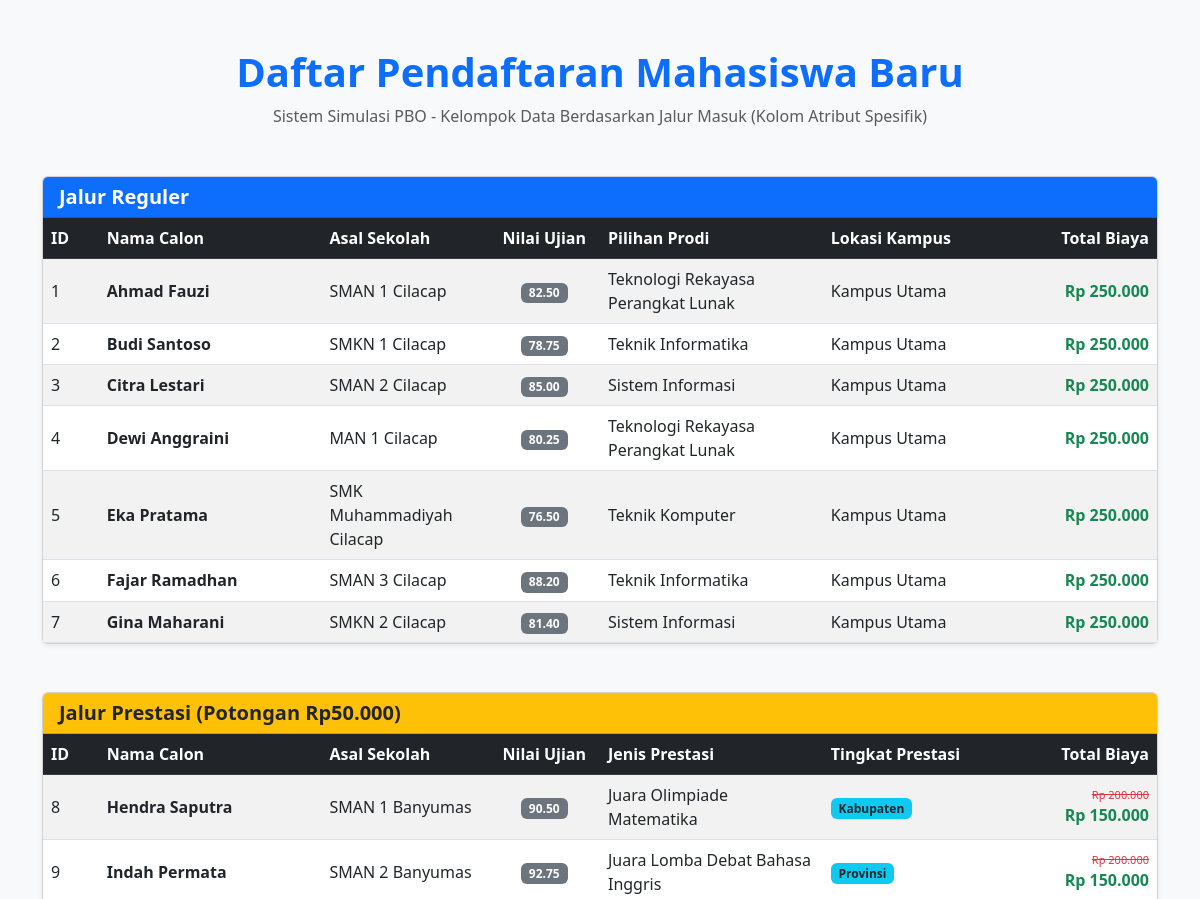
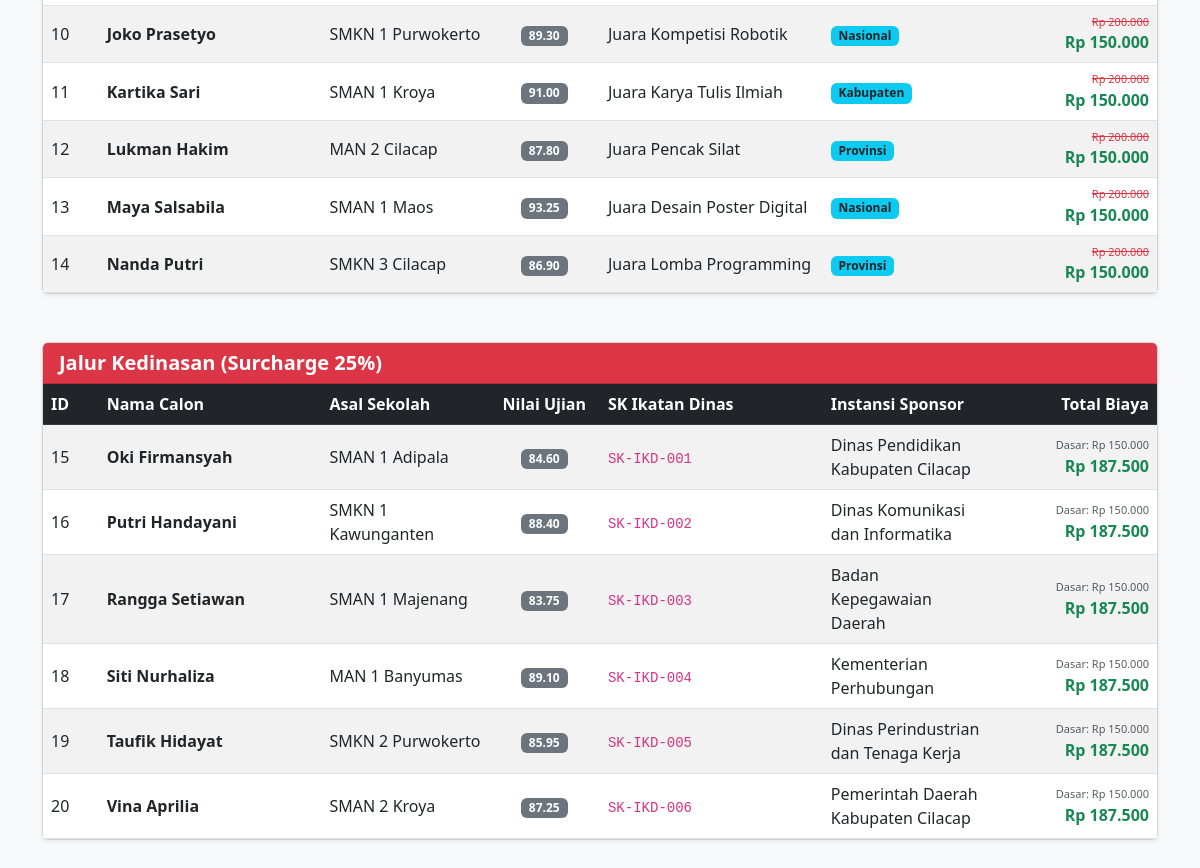
The page / on the database its author committed (2 pictures, top to bottom).
### tables this page shows
CREATE TABLE `tabel_pendaftaran` (
  `id_pendaftaran` int NOT NULL,
  `nama_calon` varchar(100) NOT NULL,
  `asal_sekolah` varchar(100) NOT NULL,
  `nilai_ujian` decimal(5,2) NOT NULL,
  `biaya_pendaftaran_dasar` decimal(12,2) NOT NULL,
  `jalur_pendaftaran` enum('Reguler','Prestasi','Kedinasan') NOT NULL,
  `pilihan_prodi` varchar(100) DEFAULT NULL,
  `lokasi_kampus` varchar(100) DEFAULT NULL,
  `jenis_prestasi` varchar(100) DEFAULT NULL,
  `tingkat_prestasi` varchar(100) DEFAULT NULL,
  `sk_ikatan_dinas` varchar(100) DEFAULT NULL,
  `instansi_sponsor` varchar(100) DEFAULT NULL
);

### PendaftaranReguler.php (called while the page is built, shortened)
<?php
require_once "Pendaftaran.php";
class PendaftaranReguler extends Pendaftaran
{
    public function hitungTotalBiaya()
    {
        return $this->biayaPendaftaranDasar;
    }
    public static function getDaftarReguler($db)
    {
        $query = "SELECT * FROM tabel_pendaftaran
                  WHERE jalur_pendaftaran = 'Reguler'";
        $stmt = $db->prepare($query);
        $stmt->execute();
        return $stmt->fetchAll(PDO::FETCH_ASSOC);
    }
}
?>

### Pendaftaran.php (called while the page is built, shortened)
<?php
abstract class Pendaftaran
{
    public function __construct($id_pendaftaran, $nama_calon, $asal_sekolah, $nilai_ujian, $biaya_pendaftaran_dasar)
    {
        $this->biayaPendaftaranDasar = $biaya_pendaftaran_dasar;
    }
}
?>

### PendaftaranPrestasi.php (called while the page is built, shortened)
<?php
require_once "Pendaftaran.php";
class PendaftaranPrestasi extends Pendaftaran
{
    public function hitungTotalBiaya()
    {
        return $this->biayaPendaftaranDasar - 50000;
    }
    public static function getDaftarPrestasi($db)
    {
        $query = "SELECT * FROM tabel_pendaftaran
                  WHERE jalur_pendaftaran = 'Prestasi'";
        $stmt = $db->prepare($query);
        $stmt->execute();
        return $stmt->fetchAll(PDO::FETCH_ASSOC);
    }
}
?>

### PendaftaranKedinasan.php (called while the page is built, shortened)
<?php
require_once "Pendaftaran.php";
class PendaftaranKedinasan extends Pendaftaran
{
    public function hitungTotalBiaya()
    {
        return $this->biayaPendaftaranDasar * 1.25;
    }
    public static function getDaftarKedinasan($db)
    {
        $query = "SELECT * FROM tabel_pendaftaran
                  WHERE jalur_pendaftaran = 'Kedinasan'";
        $stmt = $db->prepare($query);
        $stmt->execute();
        return $stmt->fetchAll(PDO::FETCH_ASSOC);
    }
}
?>

### index.php (the view, shortened to what this page needs)
<?php
require_once "Pendaftaran.php";
require_once "PendaftaranReguler.php";
require_once "PendaftaranPrestasi.php";
require_once "PendaftaranKedinasan.php";
$database = new Database();
$db = $database->getKoneksi();
$dataReguler = PendaftaranReguler::getDaftarReguler($db);
$dataPrestasi = PendaftaranPrestasi::getDaftarPrestasi($db);
$dataKedinasan = PendaftaranKedinasan::getDaftarKedinasan($db);
function formatRupiah($angka) {
    return "Rp " . number_format($angka, 0, ',', '.');
}
?>
<!DOCTYPE html>
<html lang="id">
<head>
    <link href="https://cdn.jsdelivr.net/npm/bootstrap@5.3.0/dist/css/bootstrap.min.css" rel="stylesheet">
</head>
<body class="bg-light">
<div class="container my-5">
    <div class="text-center mb-5">
        <h1 class="fw-bold text-primary">Daftar Pendaftaran Mahasiswa Baru</h1>
        <p class="text-muted">Sistem Simulasi PBO - Kelompok Data Berdasarkan Jalur Masuk (Kolom Atribut Spesifik)</p>
    </div>
    <div class="card shadow-sm mb-5">
        <div class="card-header bg-primary text-white">
            <h5 class="card-title mb-0 fw-semibold">Jalur Reguler</h5>
        </div>
        <div class="card-body p-0">
            <div class="table-responsive">
                <table class="table table-striped table-hover mb-0 align-middle">
                    <thead class="table-dark">
                        <tr>
                            <th width="5%">ID</th>
                            <th width="20%">Nama Calon</th>
                            <th width="15%">Asal Sekolah</th>
                            <th width="10%" class="text-center">Nilai Ujian</th>
                            <th width="20%">Pilihan Prodi</th>
                            <th width="15%">Lokasi Kampus</th>
                            <th width="15%" class="text-end">Total Biaya</th>
                        </tr>
                    </thead>
                    <tbody>
                        <?php if (empty($dataReguler)): ?>
                            <tr><td colspan="7" class="text-center text-muted py-3">Tidak ada data pendaftaran reguler.</td></tr>
                        <?php else: ?>
                            <?php foreach ($dataReguler as $row):
                                $mhs = new PendaftaranReguler(
                                    $row['id_pendaftaran'],
                                    $row['nama_calon'],
                                    $row['asal_sekolah'],
                                    $row['nilai_ujian'],
                                    $row['biaya_pendaftaran_dasar'],
                                    $row['pilihan_prodi'],
                                    $row['lokasi_kampus']
                                );
                            ?>
                                <tr>
                                    <td><?= $row['id_pendaftaran']; ?></td>
                                    <td class="fw-bold"><?= htmlspecialchars($row['nama_calon']); ?></td>
                                    <td><?= htmlspecialchars($row['asal_sekolah']); ?></td>
                                    <td class="text-center"><span class="badge bg-secondary"><?= $row['nilai_ujian']; ?></span></td>
                                    <td><?= htmlspecialchars($row['pilihan_prodi']); ?></td>
                                    <td><?= htmlspecialchars($row['lokasi_kampus']); ?></td>
                                    <td class="text-end fw-bold text-success"><?= formatRupiah($mhs->hitungTotalBiaya()); ?></td>
                                </tr>
                            <?php endforeach; ?>
                        <?php endif; ?>
                    </tbody>
                </table>
            </div>
        </div>
    </div>
    <div class="card shadow-sm mb-5">
        <div class="card-header bg-warning text-dark">
            <h5 class="card-title mb-0 fw-semibold">Jalur Prestasi (Potongan Rp50.000)</h5>
        </div>
        <div class="card-body p-0">
            <div class="table-responsive">
                <table class="table table-striped table-hover mb-0 align-middle">
                    <thead class="table-dark">
                        <tr>
                            <th width="5%">ID</th>
                            <th width="20%">Nama Calon</th>
                            <th width="15%">Asal Sekolah</th>
                            <th width="10%" class="text-center">Nilai Ujian</th>
                            <th width="20%">Jenis Prestasi</th>
                            <th width="15%">Tingkat Prestasi</th>
                            <th width="15%" class="text-end">Total Biaya</th>
                        </tr>
                    </thead>
                    <tbody>
                        <?php if (empty($dataPrestasi)): ?>
                            <tr><td colspan="7" class="text-center text-muted py-3">Tidak ada data pendaftaran prestasi.</td></tr>
                        <?php else: ?>
                            <?php foreach ($dataPrestasi as $row):
                                $mhs = new PendaftaranPrestasi(
                                    $row['id_pendaftaran'],
                                    $row['nama_calon'],
                                    $row['asal_sekolah'],
                                    $row['nilai_ujian'],
                                    $row['biaya_pendaftaran_dasar'],
                                    $row['jenis_prestasi'],
                                    $row['tingkat_prestasi']
                                );
                            ?>
                                <tr>
                                    <td><?= $row['id_pendaftaran']; ?></td>
                                    <td class="fw-bold"><?= htmlspecialchars($row['nama_calon']); ?></td>
                                    <td><?= htmlspecialchars($row['asal_sekolah']); ?></td>
                                    <td class="text-center"><span class="badge bg-secondary"><?= $row['nilai_ujian']; ?></span></td>
                                    <td><?= htmlspecialchars($row['jenis_prestasi']); ?></td>
                                    <td><span class="badge bg-info text-dark"><?= htmlspecialchars($row['tingkat_prestasi']); ?></span></td>
                                    <td class="text-end fw-bold text-success">
                                        <del class="text-danger small fw-normal d-block" style="font-size: 11px;"><?= formatRupiah($row['biaya_pendaftaran_dasar']); ?></del>
                                        <?= formatRupiah($mhs->hitungTotalBiaya()); ?>
                                    </td>
                                </tr>
                            <?php endforeach; ?>
                        <?php endif; ?>
                    </tbody>
                </table>
            </div>
        </div>
    </div>
    <div class="card shadow-sm mb-5">
        <div class="card-header bg-danger text-white">
            <h5 class="card-title mb-0 fw-semibold">Jalur Kedinasan (Surcharge 25%)</h5>
        </div>
        <div class="card-body p-0">
            <div class="table-responsive">
                <table class="table table-striped table-hover mb-0 align-middle">
                    <thead class="table-dark">
                        <tr>
                            <th width="5%">ID</th>
                            <th width="20%">Nama Calon</th>
                            <th width="15%">Asal Sekolah</th>
                            <th width="10%" class="text-center">Nilai Ujian</th>
                            <th width="20%">SK Ikatan Dinas</th>
                            <th width="15%">Instansi Sponsor</th>
                            <th width="15%" class="text-end">Total Biaya</th>
                        </tr>
                    </thead>
                    <tbody>
                        <?php if (empty($dataKedinasan)): ?>
                            <tr><td colspan="7" class="text-center text-muted py-3">Tidak ada data pendaftaran kedinasan.</td></tr>
                        <?php else: ?>
                            <?php foreach ($dataKedinasan as $row):
                                $mhs = new PendaftaranKedinasan(
                                    $row['id_pendaftaran'],
                                    $row['nama_calon'],
                                    $row['asal_sekolah'],
                                    $row['nilai_ujian'],
                                    $row['biaya_pendaftaran_dasar'],
                                    $row['sk_ikatan_dinas'],
                                    $row['instansi_sponsor']
                                );
                            ?>
                                <tr>
                                    <td><?= $row['id_pendaftaran']; ?></td>
                                    <td class="fw-bold"><?= htmlspecialchars($row['nama_calon']); ?></td>
                                    <td><?= htmlspecialchars($row['asal_sekolah']); ?></td>
                                    <td class="text-center"><span class="badge bg-secondary"><?= $row['nilai_ujian']; ?></span></td>
                                    <td><code><?= htmlspecialchars($row['sk_ikatan_dinas']); ?></code></td>
                                    <td><?= htmlspecialchars($row['instansi_sponsor']); ?></td>
                                    <td class="text-end fw-bold text-success">
                                        <span class="text-muted small fw-normal d-block" style="font-size: 11px;">Dasar: <?= formatRupiah($row['biaya_pendaftaran_dasar']); ?></span>
                                        <?= formatRupiah($mhs->hitungTotalBiaya()); ?>
                                    </td>
                                </tr>
                            <?php endforeach; ?>
                        <?php endif; ?>
                    </tbody>
                </table>
            </div>
        </div>
    </div>
</div>
</body>
</html>

### rows shown on the page
tabel_pendaftaran: id_pendaftaran "1", nama_calon "Ahmad Fauzi", asal_sekolah "SMAN 1 Cilacap", nilai_ujian "82.50", pilihan_prodi "Teknologi Rekayasa Perangkat Lunak", lokasi_kampus "Kampus Utama", biaya_pendaftaran_dasar "Rp 250.000"
tabel_pendaftaran: id_pendaftaran "2", nama_calon "Budi Santoso", asal_sekolah "SMKN 1 Cilacap", nilai_ujian "78.75", pilihan_prodi "Teknik Informatika", lokasi_kampus "Kampus Utama", biaya_pendaftaran_dasar "Rp 250.000"
tabel_pendaftaran: id_pendaftaran "3", nama_calon "Citra Lestari", asal_sekolah "SMAN 2 Cilacap", nilai_ujian "85.00", pilihan_prodi "Sistem Informasi", lokasi_kampus "Kampus Utama", biaya_pendaftaran_dasar "Rp 250.000"
tabel_pendaftaran: id_pendaftaran "4", nama_calon "Dewi Anggraini", asal_sekolah "MAN 1 Cilacap", nilai_ujian "80.25", pilihan_prodi "Teknologi Rekayasa Perangkat Lunak", lokasi_kampus "Kampus Utama", biaya_pendaftaran_dasar "Rp 250.000"
tabel_pendaftaran: id_pendaftaran "5", nama_calon "Eka Pratama", asal_sekolah "SMK Muhammadiyah Cilacap", nilai_ujian "76.50", pilihan_prodi "Teknik Komputer", lokasi_kampus "Kampus Utama", biaya_pendaftaran_dasar "Rp 250.000"
tabel_pendaftaran: id_pendaftaran "6", nama_calon "Fajar Ramadhan", asal_sekolah "SMAN 3 Cilacap", nilai_ujian "88.20", pilihan_prodi "Teknik Informatika", lokasi_kampus "Kampus Utama", biaya_pendaftaran_dasar "Rp 250.000"
tabel_pendaftaran: id_pendaftaran "7", nama_calon "Gina Maharani", asal_sekolah "SMKN 2 Cilacap", nilai_ujian "81.40", pilihan_prodi "Sistem Informasi", lokasi_kampus "Kampus Utama", biaya_pendaftaran_dasar "Rp 250.000"
tabel_pendaftaran: id_pendaftaran "8", nama_calon "Hendra Saputra", asal_sekolah "SMAN 1 Banyumas", nilai_ujian "90.50", jenis_prestasi "Juara Olimpiade Matematika", tingkat_prestasi "Kabupaten", biaya_pendaftaran_dasar "Rp 200.000", biaya_pendaftaran_dasar "Rp 150.000"
tabel_pendaftaran: id_pendaftaran "9", nama_calon "Indah Permata", asal_sekolah "SMAN 2 Banyumas", nilai_ujian "92.75", jenis_prestasi "Juara Lomba Debat Bahasa Inggris", tingkat_prestasi "Provinsi", biaya_pendaftaran_dasar "Rp 200.000", biaya_pendaftaran_dasar "Rp 150.000"
tabel_pendaftaran: id_pendaftaran "10", nama_calon "Joko Prasetyo", asal_sekolah "SMKN 1 Purwokerto", nilai_ujian "89.30", jenis_prestasi "Juara Kompetisi Robotik", tingkat_prestasi "Nasional", biaya_pendaftaran_dasar "Rp 200.000", biaya_pendaftaran_dasar "Rp 150.000"
tabel_pendaftaran: id_pendaftaran "11", nama_calon "Kartika Sari", asal_sekolah "SMAN 1 Kroya", nilai_ujian "91.00", jenis_prestasi "Juara Karya Tulis Ilmiah", tingkat_prestasi "Kabupaten", biaya_pendaftaran_dasar "Rp 200.000", biaya_pendaftaran_dasar "Rp 150.000"
tabel_pendaftaran: id_pendaftaran "12", nama_calon "Lukman Hakim", asal_sekolah "MAN 2 Cilacap", nilai_ujian "87.80", jenis_prestasi "Juara Pencak Silat", tingkat_prestasi "Provinsi", biaya_pendaftaran_dasar "Rp 200.000", biaya_pendaftaran_dasar "Rp 150.000"
tabel_pendaftaran: id_pendaftaran "13", nama_calon "Maya Salsabila", asal_sekolah "SMAN 1 Maos", nilai_ujian "93.25", jenis_prestasi "Juara Desain Poster Digital", tingkat_prestasi "Nasional", biaya_pendaftaran_dasar "Rp 200.000", biaya_pendaftaran_dasar "Rp 150.000"
tabel_pendaftaran: id_pendaftaran "14", nama_calon "Nanda Putri", asal_sekolah "SMKN 3 Cilacap", nilai_ujian "86.90", jenis_prestasi "Juara Lomba Programming", tingkat_prestasi "Provinsi", biaya_pendaftaran_dasar "Rp 200.000", biaya_pendaftaran_dasar "Rp 150.000"
tabel_pendaftaran: id_pendaftaran "15", nama_calon "Oki Firmansyah", asal_sekolah "SMAN 1 Adipala", nilai_ujian "84.60", sk_ikatan_dinas "SK-IKD-001", instansi_sponsor "Dinas Pendidikan Kabupaten Cilacap", biaya_pendaftaran_dasar "Rp 150.000", biaya_pendaftaran_dasar "Rp 187.500"
tabel_pendaftaran: id_pendaftaran "16", nama_calon "Putri Handayani", asal_sekolah "SMKN 1 Kawunganten", nilai_ujian "88.40", sk_ikatan_dinas "SK-IKD-002", instansi_sponsor "Dinas Komunikasi dan Informatika", biaya_pendaftaran_dasar "Rp 150.000", biaya_pendaftaran_dasar "Rp 187.500"
tabel_pendaftaran: id_pendaftaran "17", nama_calon "Rangga Setiawan", asal_sekolah "SMAN 1 Majenang", nilai_ujian "83.75", sk_ikatan_dinas "SK-IKD-003", instansi_sponsor "Badan Kepegawaian Daerah", biaya_pendaftaran_dasar "Rp 150.000", biaya_pendaftaran_dasar "Rp 187.500"
tabel_pendaftaran: id_pendaftaran "18", nama_calon "Siti Nurhaliza", asal_sekolah "MAN 1 Banyumas", nilai_ujian "89.10", sk_ikatan_dinas "SK-IKD-004", instansi_sponsor "Kementerian Perhubungan", biaya_pendaftaran_dasar "Rp 150.000", biaya_pendaftaran_dasar "Rp 187.500"
tabel_pendaftaran: id_pendaftaran "19", nama_calon "Taufik Hidayat", asal_sekolah "SMKN 2 Purwokerto", nilai_ujian "85.95", sk_ikatan_dinas "SK-IKD-005", instansi_sponsor "Dinas Perindustrian dan Tenaga Kerja", biaya_pendaftaran_dasar "Rp 150.000", biaya_pendaftaran_dasar "Rp 187.500"
tabel_pendaftaran: id_pendaftaran "20", nama_calon "Vina Aprilia", asal_sekolah "SMAN 2 Kroya", nilai_ujian "87.25", sk_ikatan_dinas "SK-IKD-006", instansi_sponsor "Pemerintah Daerah Kabupaten Cilacap", biaya_pendaftaran_dasar "Rp 150.000", biaya_pendaftaran_dasar "Rp 187.500"
